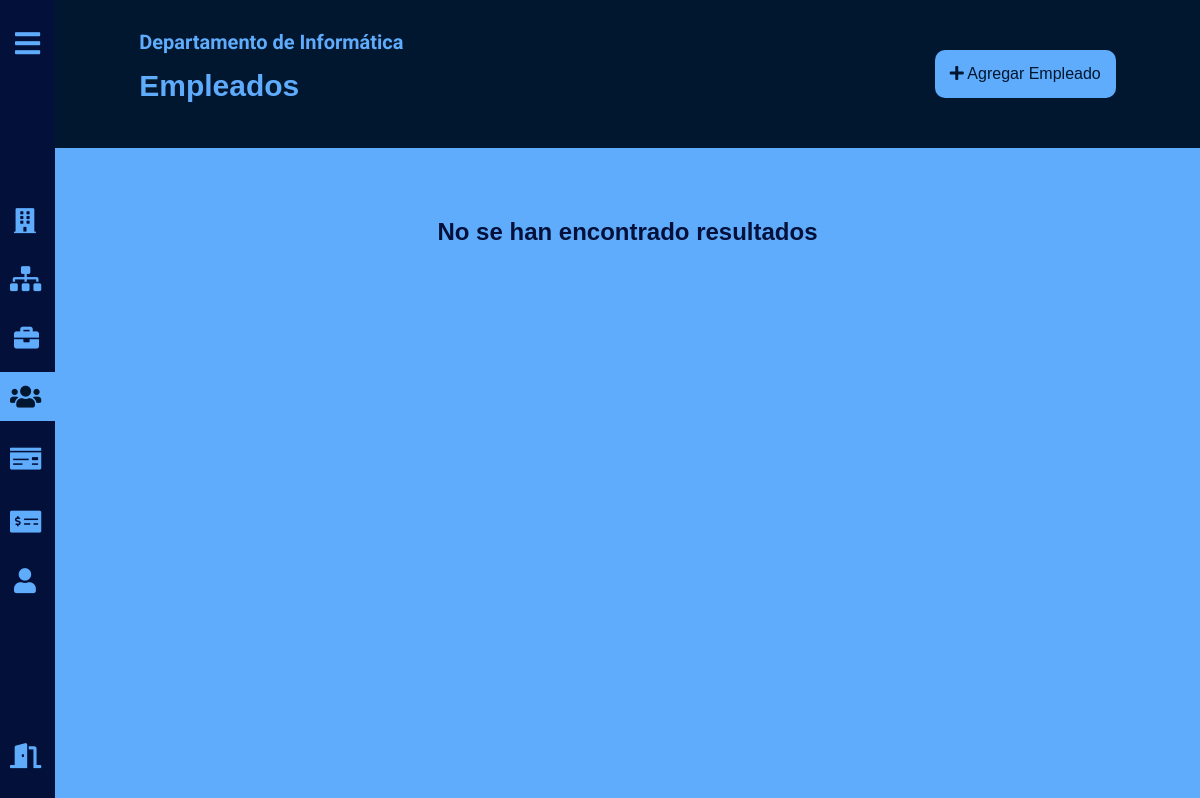
The app's page /employees.php?department=6 (signed in), older data.
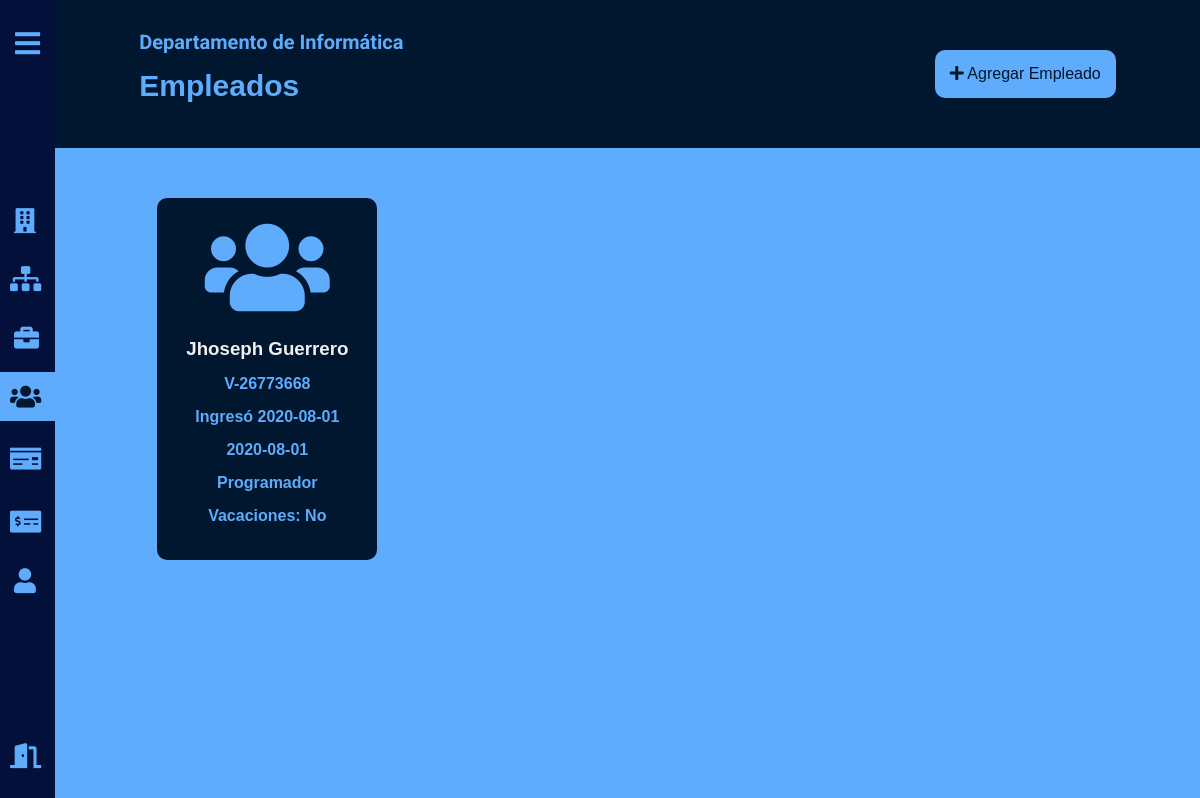
The same page, newer data.
### tables this page shows
CREATE TABLE `employees` (
  `id` int(11) NOT NULL,
  `name` varchar(45) NOT NULL,
  `dni` varchar(45) NOT NULL,
  `birthdate` date NOT NULL,
  `hiredate` date NOT NULL,
  `vacation` tinyint(1) NOT NULL,
  `department_id` int(11) NOT NULL,
  `job_id` int(11) NOT NULL
);

CREATE TABLE `job` (
  `id` int(11) NOT NULL,
  `name` varchar(45) NOT NULL,
  `weekhours` int(10) UNSIGNED NOT NULL,
  `price_hour` decimal(10,2) NOT NULL,
  `department_id` int(11) NOT NULL
);

### employees.php (the view, shortened to what the changed rows need)
<?php
    include("db.php");
    if(isset($_GET['department'])){
        $id = $_GET['department'];
        $query = "SELECT *, employees.id as eid, employees.name as ename, job.name as job FROM employees INNER JOIN job ON employees.job_id = job.id where employees.department_id = $id";
        $result = $conn->query($query);
    }else{
        header("Location: admin.php");
    }
?>
<!DOCTYPE html>
<html lang="es">
<head>
    <link rel="stylesheet" href="https://use.fontawesome.com/releases/v5.13.0/css/solid.css">
    <link rel="stylesheet" href="https://use.fontawesome.com/releases/v5.13.0/css/fontawesome.css">
    <link rel="stylesheet" href="css/admin.min.css">
    <link rel="stylesheet" href="css/products.min.css">
    </body>
</head>
<body>
    <header class="header">
        <div class="container">
            <div class="dpt-name">
                <h2 class="enterprise">Departamento de Informática</h1>
                    <h2 class="department">Empleados</h2>
            </div>
        </div>
    </header>
    <main class="main">
        <div class="container">
            <ul class="products_list">
            <?php
                if ($result->num_rows > 0) {
                    while($row = $result->fetch_assoc()) { ?>
                        <li class="product" onclick="location.href='editEmployee.php?employee=<?php echo $row['eid'] ?>'">
                            <div class="product_imgbox">
                            <i class="product_imgbox_img fas fa-users"></i>
                            </div>
                            <div class="product_info">
                                <div class="product_info_titlebox">
                                    <h3 class="product_info_titlebox_title">
                                        <?php echo $row['ename'] ?>
                                    </h3>
                                    <div class="product_info_titlebox_price">
                                        V-<?php echo $row['dni'] ?>
                                    </div>
                                    <div class="product_info_titlebox_price">
                                    Ingresó <?php echo $row['hiredate'] ?>
                                    </div>
                                    <div class="product_info_titlebox_price">
                                    <?php echo $row['hiredate'] ?>
                                    </div>
                                    <div class="product_info_titlebox_price">
                                    <?php echo $row['job'] ?>
                                    </div>
                                    <div class="product_info_titlebox_price">
                                    Vacaciones: <?php if ($row['vacation'] == 1) {
                                        echo "Sí";
                                    } else
                                        echo "No";
                                    ?>
                                    </div>
                                </div>
                            </div>
                        </li>
                    <?php }
                    echo "</ul>";
                } else {
                    echo "</ul>";
                    echo "<h2>No se han encontrado resultados</h2>";
                } ?>
        </div>
    </main>
</body>
</html>

Row changes from the older to the newer data that the page shows:
added employees: name "Jhoseph Guerrero", dni "26773668", hiredate "2020-08-01", job.name "Programador", vacation "No"
Text that changed along with them:
text no longer shown: "No se han encontrado resultados"
